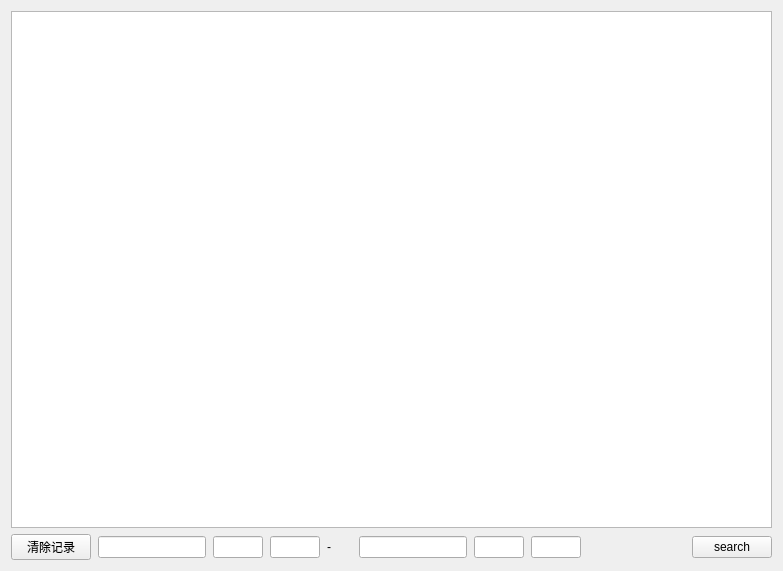
<?xml version="1.0" encoding="UTF-8"?>
<ui version="4.0">
 <class>SysIpcBadPointsWidget</class>
 <widget class="QWidget" name="SysIpcBadPointsWidget">
  <property name="geometry">
   <rect>
    <x>0</x>
    <y>0</y>
    <width>783</width>
    <height>571</height>
   </rect>
  </property>
  <property name="windowTitle">
   <string notr="true">Form</string>
  </property>
  <layout class="QGridLayout" name="gridLayout">
   <item row="0" column="0">
    <widget class="QTableWidget" name="tableWidget"/>
   </item>
   <item row="1" column="0">
    <layout class="QHBoxLayout" name="horizontalLayout">
     <property name="spacing">
      <number>7</number>
     </property>
     <item>
      <widget class="QPushButton" name="pushButton">
       <property name="text">
        <string>清除记录</string>
       </property>
      </widget>
     </item>
     <item>
      <widget class="myLineEdit" name="lineEdit"/>
     </item>
     <item>
      <widget class="myLineEdit" name="lineEdit_2">
       <property name="minimumSize">
        <size>
         <width>0</width>
         <height>0</height>
        </size>
       </property>
       <property name="maximumSize">
        <size>
         <width>50</width>
         <height>16777215</height>
        </size>
       </property>
      </widget>
     </item>
     <item>
      <widget class="myLineEdit" name="lineEdit_3">
       <property name="maximumSize">
        <size>
         <width>50</width>
         <height>16777215</height>
        </size>
       </property>
      </widget>
     </item>
     <item>
      <widget class="QLabel" name="label">
       <property name="minimumSize">
        <size>
         <width>25</width>
         <height>0</height>
        </size>
       </property>
       <property name="text">
        <string>-</string>
       </property>
      </widget>
     </item>
     <item>
      <widget class="myLineEdit" name="lineEdit_4"/>
     </item>
     <item>
      <widget class="myLineEdit" name="lineEdit_5">
       <property name="maximumSize">
        <size>
         <width>50</width>
         <height>16777215</height>
        </size>
       </property>
      </widget>
     </item>
     <item>
      <widget class="myLineEdit" name="lineEdit_6">
       <property name="maximumSize">
        <size>
         <width>50</width>
         <height>16777215</height>
        </size>
       </property>
      </widget>
     </item>
     <item>
      <spacer name="horizontalSpacer">
       <property name="orientation">
        <enum>Qt::Horizontal</enum>
       </property>
       <property name="sizeHint" stdset="0">
        <size>
         <width>40</width>
         <height>20</height>
        </size>
       </property>
      </spacer>
     </item>
     <item>
      <widget class="QPushButton" name="search">
       <property name="text">
        <string notr="true">search</string>
       </property>
      </widget>
     </item>
    </layout>
   </item>
  </layout>
 </widget>
 <customwidgets>
  <customwidget>
   <class>myLineEdit</class>
   <extends>QLineEdit</extends>
   <header location="global">mysortwidget/mylineedit.h</header>
  </customwidget>
 </customwidgets>
 <resources/>
 <connections/>
</ui>
